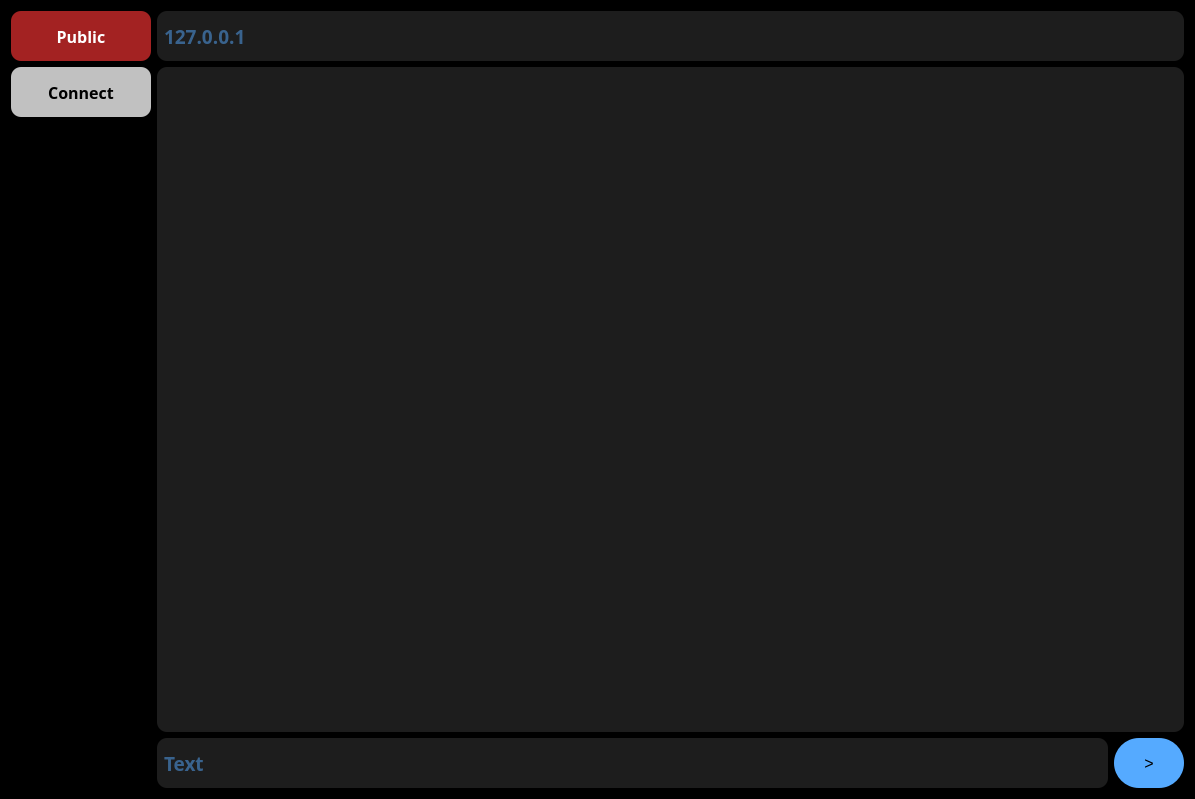
<?xml version="1.0" encoding="UTF-8"?>
<ui version="4.0">
 <class>PrivateChat</class>
 <widget class="QWidget" name="PrivateChat">
  <property name="geometry">
   <rect>
    <x>0</x>
    <y>0</y>
    <width>1195</width>
    <height>799</height>
   </rect>
  </property>
  <property name="windowTitle">
   <string>Form</string>
  </property>
  <property name="styleSheet">
   <string notr="true">background-color: rgb(0, 0, 0);
color: rgb(255, 255, 255);
</string>
  </property>
  <layout class="QGridLayout" name="gridLayout">
   <item row="0" column="0">
    <layout class="QFormLayout" name="formLayout">
     <item row="0" column="0">
      <layout class="QVBoxLayout" name="verticalLayout_2">
       <item>
        <widget class="QPushButton" name="butt_public">
         <property name="minimumSize">
          <size>
           <width>140</width>
           <height>50</height>
          </size>
         </property>
         <property name="font">
          <font>
           <family>Arial Black</family>
           <pointsize>12</pointsize>
           <bold>true</bold>
          </font>
         </property>
         <property name="cursor">
          <cursorShape>PointingHandCursor</cursorShape>
         </property>
         <property name="styleSheet">
          <string notr="true">border-radius: 10px;
background-color: rgb(163, 34, 34);</string>
         </property>
         <property name="text">
          <string>Public</string>
         </property>
        </widget>
       </item>
       <item>
        <widget class="QPushButton" name="butt_connect">
         <property name="minimumSize">
          <size>
           <width>140</width>
           <height>50</height>
          </size>
         </property>
         <property name="font">
          <font>
           <family>Arial Black</family>
           <pointsize>12</pointsize>
           <bold>true</bold>
          </font>
         </property>
         <property name="cursor">
          <cursorShape>PointingHandCursor</cursorShape>
         </property>
         <property name="styleSheet">
          <string notr="true">background-color: rgb(193, 193, 193);
color: rgb(0, 0, 0);
border-radius: 10px;</string>
         </property>
         <property name="text">
          <string>Connect</string>
         </property>
        </widget>
       </item>
       <item>
        <spacer name="verticalSpacer">
         <property name="orientation">
          <enum>Qt::Vertical</enum>
         </property>
         <property name="sizeHint" stdset="0">
          <size>
           <width>20</width>
           <height>40</height>
          </size>
         </property>
        </spacer>
       </item>
      </layout>
     </item>
     <item row="0" column="1">
      <layout class="QVBoxLayout" name="verticalLayout">
       <item>
        <widget class="QLineEdit" name="line_ip">
         <property name="sizePolicy">
          <sizepolicy hsizetype="Expanding" vsizetype="Fixed">
           <horstretch>0</horstretch>
           <verstretch>0</verstretch>
          </sizepolicy>
         </property>
         <property name="minimumSize">
          <size>
           <width>0</width>
           <height>50</height>
          </size>
         </property>
         <property name="font">
          <font>
           <family>Arial Black</family>
           <pointsize>14</pointsize>
           <bold>true</bold>
          </font>
         </property>
         <property name="styleSheet">
          <string notr="true">padding-left: 5px;
border-radius: 10px; 
background-color:rgb(29, 29, 29);
color: rgb(85, 170, 255);</string>
         </property>
         <property name="echoMode">
          <enum>QLineEdit::Normal</enum>
         </property>
         <property name="placeholderText">
          <string>127.0.0.1</string>
         </property>
        </widget>
       </item>
       <item>
        <widget class="QTextEdit" name="textEdit1">
         <property name="font">
          <font>
           <family>Arial</family>
           <pointsize>14</pointsize>
          </font>
         </property>
         <property name="styleSheet">
          <string notr="true">border-radius: 10px; 
background-color:rgb(29, 29, 29);
color: rgb(85, 170, 255);
padding-left: 5px;</string>
         </property>
         <property name="readOnly">
          <bool>true</bool>
         </property>
        </widget>
       </item>
       <item>
        <layout class="QHBoxLayout" name="horizontalLayout">
         <item>
          <widget class="QLineEdit" name="lineEdit1">
           <property name="sizePolicy">
            <sizepolicy hsizetype="Expanding" vsizetype="Fixed">
             <horstretch>0</horstretch>
             <verstretch>0</verstretch>
            </sizepolicy>
           </property>
           <property name="minimumSize">
            <size>
             <width>0</width>
             <height>50</height>
            </size>
           </property>
           <property name="font">
            <font>
             <family>Arial Black</family>
             <pointsize>14</pointsize>
             <bold>true</bold>
            </font>
           </property>
           <property name="styleSheet">
            <string notr="true">padding-left: 5px;
border-radius: 10px; 
background-color:rgb(29, 29, 29);
color: rgb(85, 170, 255);</string>
           </property>
           <property name="echoMode">
            <enum>QLineEdit::Normal</enum>
           </property>
           <property name="placeholderText">
            <string>Text</string>
           </property>
          </widget>
         </item>
         <item>
          <widget class="QPushButton" name="butt_sendMessage1">
           <property name="minimumSize">
            <size>
             <width>70</width>
             <height>50</height>
            </size>
           </property>
           <property name="font">
            <font>
             <pointsize>12</pointsize>
            </font>
           </property>
           <property name="styleSheet">
            <string notr="true">
border-radius: 25px; 
background-color: rgb(85, 170, 255);
color: rgb(0, 0, 0);</string>
           </property>
           <property name="text">
            <string>&gt;</string>
           </property>
          </widget>
         </item>
        </layout>
       </item>
      </layout>
     </item>
    </layout>
   </item>
  </layout>
 </widget>
 <resources/>
 <connections/>
</ui>
